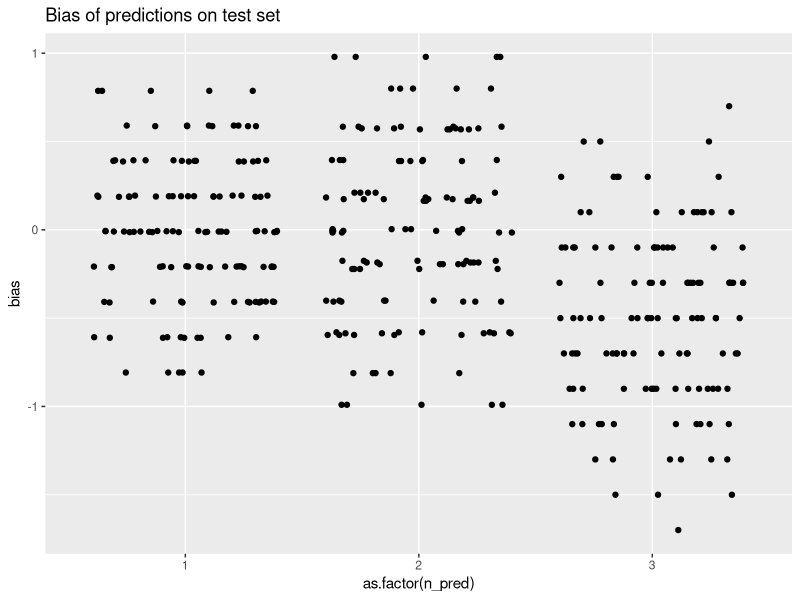
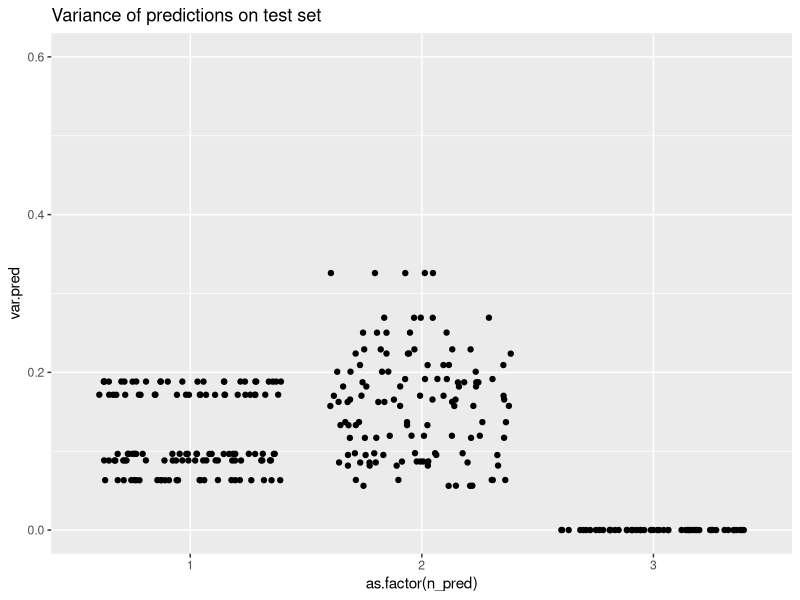
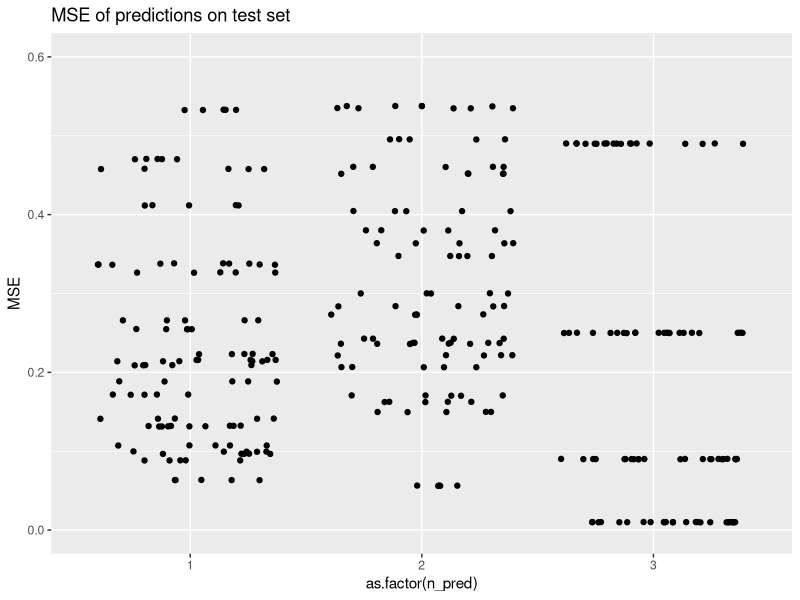

The R source for these figures, in order: (Note: this script raises an error after producing the figures.)
# Matthew Reyers Homework 1 Question 1 
# Generating independent normal observations, n=20, p=19, sigma=6.

# Simulation of regression to compare linear models with different
#   numbers of variables.
# Model is E(Y) = 0 + 1 X1 + 1 X2 + e   with e~N(0,1)
# Three variables are measured: x1,x2,x3.  All are generated independent U(0,1)

# We fit 3 models: 
#   1: X1   2: X1, X2    3: X1, X2, X3
# We then compute predicted values at a small grid of points:
#  (.1,.3,.5,.7,.9)^3
# We compute the bias, variance, and MSE of the prediction at each X-combo
# We then summarize these results in plots and with summary statistics
# We also compute the model-based estimate of variance and estimate
#   its expectation as the average across simulations 


library(tidyverse)
set.seed(392039853)

reps <- 200 # Number of data sets
N <- 20      # Sample size

# Create test data
test <- expand.grid(x1 = c(.1,.3,.5,.7,.9), x2 = c(.1,.3,.5,.7,.9), x3=c(.1,.3,.5,.7,.9)) %>%
  as_tibble()
mu <- expand.grid(x1 = c(.1,.3,.5,.7,.9), x2 = c(.1,.3,.5,.7,.9), x3=c(.1,.3,.5,.7,.9)) %>%
  mutate(mu = x1 + x2) %>%
  pull(mu)

# Prepare for looping over reps
counter <- 1
# Matrix to save predictions: rows are replicates, 
#   columns are different X combinations times 3 (one for each model)
save.pred <- matrix(data=NA, ncol=3*nrow(test), nrow=reps)
# Matrix to save estimates of sigma^2
#   Rows are replicates, columns are different models 
save.sig <- matrix(data=NA, ncol=3, nrow=reps)

# Loop to generate data, analyze, and save results
data_set <- tibble(reps = 1:reps, N = N) %>%
  mutate(x1 = map(N, ~runif(n=.)),
         x2 = map(N, ~runif(n=.)),
         x3 = map(N, ~runif(n=.)),
         ep = map(N, ~rnorm(n=.)),
         y = pmap(list(x1, x2, ep), ~ ..1 + ..2 + ..3)
  ) %>%
  select(-ep)

reg_function <- function(data){
  lm(y ~ ., data = data)
}

data_set_2 <- data_set %>%
  mutate(data = pmap(list(x1, x2, x3, y), ~tibble( y = ..4, x1 = ..1, x2 = ..2, x3 = ..4)),
         number_predictors = list(1:3)) %>% # Fixes the naming, specifies eventual model size
  select(-x1, -x2, -x3, -y) %>% # Removes the old variables
  unnest(.preserve = data) %>% # Dont want to expand data
  mutate(to_model = map2(data, number_predictors, ~ select(.x, 1:(.y + 1))),
         model = map(to_model, reg_function))

pred_function <- function(model){
  predictions <- predict(model, newdata = test) %>% 
    as.data.frame() %>%
    mutate(id = 1) %>% 
    nest(-id) %>%
    pull(.)
}

# Generate predictions
data_set_preds <- data_set_2 %>%
  rowwise() %>%
  mutate(resid = sum(resid(model)^2),
         df = model$df.residual,
         sig1 = sum(resid(model)^2) / model$df.residual,
         predictions = pred_function(model)) # Figure out the problem here

# Estimate bias, variance, and MSE of predictions at each X-combo
data_set_summary <- data_set_preds %>%
  select(sig1, predictions, number_predictors) %>%
  unnest(.preserve = c(sig1, number_predictors)) %>%
  mutate(sample = (row_number() - 1) %% length(mu)) %>%
  group_by(sample, number_predictors) %>%
  summarize(mean.pred = mean(.),
            var.pred = var(.),
            n_pred = first(number_predictors)) %>%
  ungroup() %>%
  mutate(bias = mean.pred - rep(mu, times = 3),
         MSE = bias^2 + var.pred)

data_set_summary %>%
  ggplot(aes(x = as.factor(n_pred), y = bias)) +
  geom_jitter() + 
  ggtitle("Bias of predictions on test set")

data_set_summary %>%
  ggplot(aes(x = as.factor(n_pred), y = var.pred)) +
  geom_jitter() + 
  scale_y_continuous(limits = c(0, 0.6)) +
  ggtitle("Variance of predictions on test set")

data_set_summary %>%
  ggplot(aes(x = as.factor(n_pred), y = MSE)) +
  geom_jitter() + 
  scale_y_continuous(limits = c(0, 0.6)) +
  ggtitle("MSE of predictions on test set")

# Something is off, especially with the 3 predictor setting. Investigate

# Plots
# (May need to change "win.graph" to "x11" or "quartz")
windows(height=5, width=5.5, pointsize=15)
stripchart(bias ~ model, method="jitter", jitter=.1, vertical=TRUE, pch=20,
           main = "Bias of predictions on test set")
abline(h=0, lty="solid")

windows(height=5, width=5.5, pointsize=15)
stripchart(var ~ model, method="jitter", jitter=.1, vertical=TRUE, pch=20,
           main = "Variance of predictions on test set")

windows(height=5, width=5.5, pointsize=15)
stripchart(MSE ~ model, method="jitter", jitter=.1, vertical=TRUE, pch=20,
           main = "MSE (B^2+V) of predictions on test set")

# Summary statistics for variances and MSEs for prediction by model
mean(var[which(model==1)])
mean(var[which(model==2)])
mean(var[which(model==3)])
mean(MSE[which(model==1)])
mean(MSE[which(model==2)])
mean(MSE[which(model==3)])

# Mean of model-based estimates of variance 
apply(save.sig,MARGIN=2,FUN=mean) 


